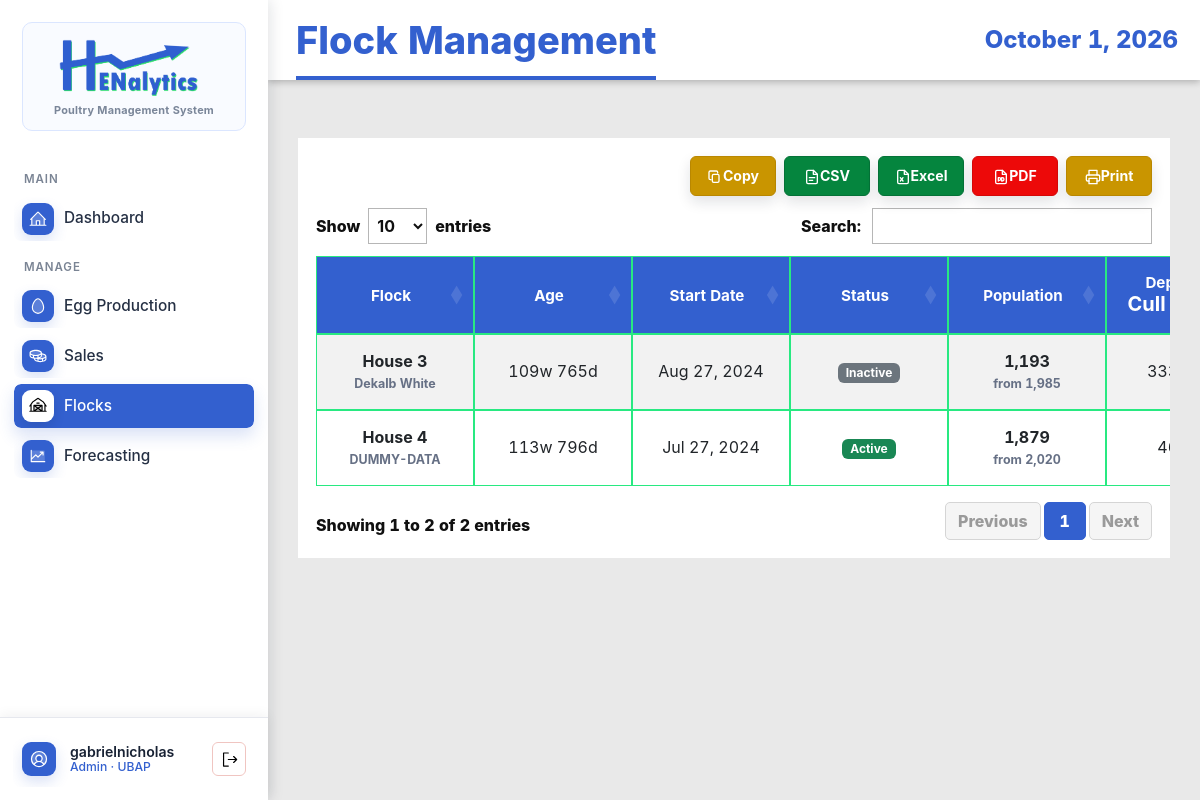
The page /flocks/ (signed in) on the database as committed earlier.
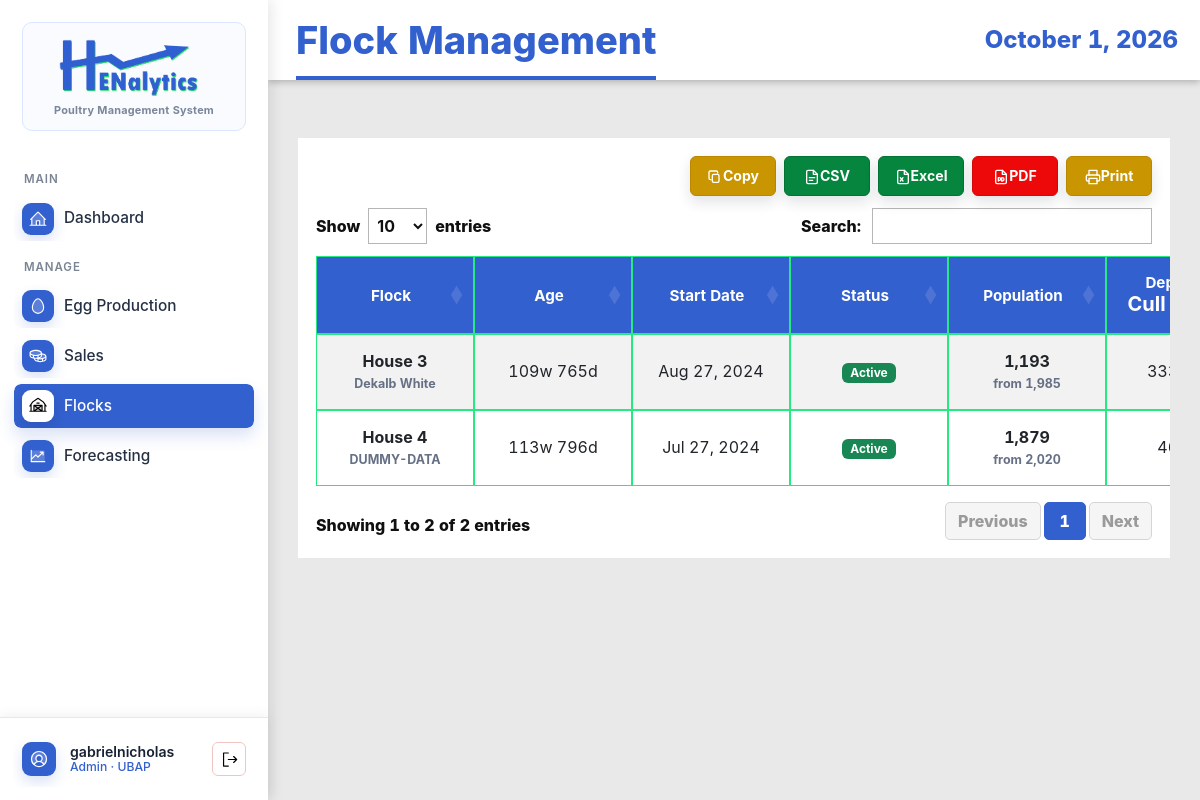
The same page on the database as committed later.
### EggProduction/models.py (models this page shows, shortened)
class Flock(models.Model):
    STATUS_CHOICES = (
        ('active', 'Active'),
        ('inactive', 'Inactive'),
        ('culled', 'Culled'),
    )
    house_no = models.IntegerField()
    breed_strain = models.CharField(max_length=100)
    date_started = models.DateField()
    initial_hen_count = models.IntegerField(validators=[MinValueValidator(1)])
    status = models.CharField(max_length=20, choices=STATUS_CHOICES, default='active')
    notes = models.TextField(blank=True, null=True)
    created_at = models.DateTimeField(auto_now_add=True)
    updated_at = models.DateTimeField(auto_now=True)
    class Meta:
        ordering = ['-date_started']
        unique_together = ['house_no', 'date_started']

### EggProduction/views.py (the view)
# urls.py: path('flocks/', views.FlockListView.as_view(), name='flock-list'),
class FlockListView(LoginRequiredMixin, ListView):
    model = Flock
    template_name = 'egg_production/flock_list.html'
    context_object_name = 'flocks'
    ordering = ['-date_started']
    def get_queryset(self):
        flocks = list(super().get_queryset())
        today = timezone.localdate()
        for flock in flocks:
            latest_log = (
                ProductionLog.objects
                .filter(flock=flock)
                .order_by('-log_date', '-pk')
                .first()
            )
            totals = ProductionLog.objects.filter(flock=flock).aggregate(
                dead=models.Sum('dead_count'),
                culled=models.Sum('culled_count'),
                feed=models.Sum('feed_bags'),
            )
            age_days = max((today - flock.date_started).days, 0)
            flock.table_age_weeks = age_days // 7
            flock.table_age_days = age_days
            flock.table_current_population = (
                latest_log.hen_count
                if latest_log
                else flock.initial_hen_count
            )
            flock.table_dead_count = totals['dead'] or 0
            flock.table_culled_count = totals['culled'] or 0
            flock.table_feed_bags = totals['feed'] or 0
        return flocks

### EggProduction/templates/egg_production/flock_list.html (shortened to what this page needs)
{% extends 'base.html' %}
{% load humanize %}
{% block page_title %}Flock Management{% endblock %}
{% block content %}
<div class="table-responsive">
    <table class="table table-striped table-hover prototype-table js-data-table"
        data-export-title="Flock Management"
        data-export-enabled="{% if user.is_superuser or user.userprofile.role == 'admin' %}true{% else %}false{% endif %}">
        <thead class="table-dark">
            <tr>
                <th>Flock</th>
                <th>Age</th>
                <th>Start Date</th>
                <th>Status</th>
                <th>Population</th>
                <th>Depletion<br><span class="fs-5">Cull | Dead</span></th>
            </tr>
        </thead>
        <tbody>
            {% for flock in flocks %}
            <tr>
                <td>
                    <strong>House {{ flock.house_no }}</strong>
                    <small class="table-subtext">{{ flock.breed_strain }}</small>
                </td>
                <td>{{ flock.table_age_weeks|intcomma }}w {{ flock.table_age_days|intcomma }}d</td>
                <td>{{ flock.date_started|date:"M d, Y" }}</td>
                <td>
                    {% if flock.status == 'active' %}
                    <span class="badge bg-success">Active</span>
                    {% else %}
                    <span class="badge bg-secondary">{{ flock.get_status_display }}</span>
                    {% endif %}
                </td>
                <td>
                    <strong>{{ flock.table_current_population|intcomma }}</strong>
                    <small class="table-subtext">from {{ flock.initial_hen_count|intcomma }}</small>
                </td>
                <td>{{ flock.table_culled_count|intcomma }} | {{ flock.table_dead_count|intcomma }}</td>
            </tr>
            {% endfor %}
        </tbody>
    </table>
</div>
{% endblock %}

Rows that differ between the two databases and show on the page:
changed Flock "Aug 27, 2024": status "Inactive" → (not shown); now shows "Active"
